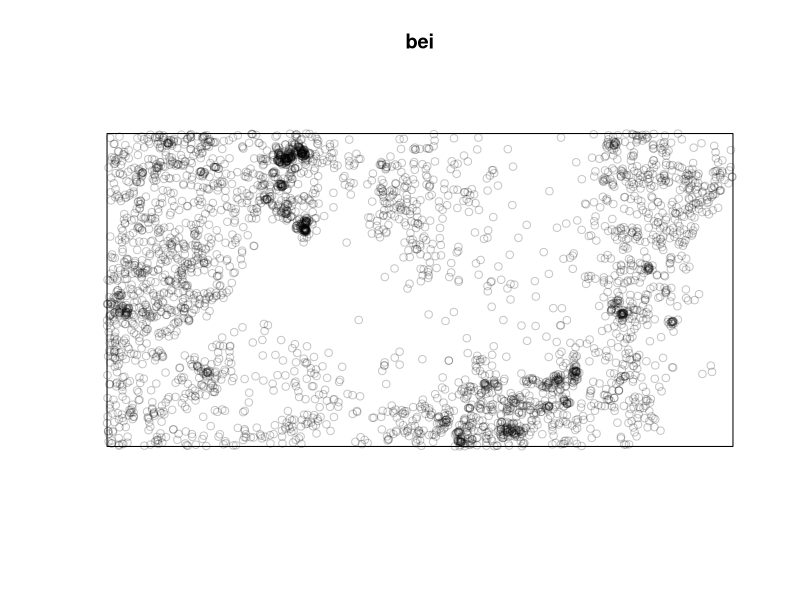
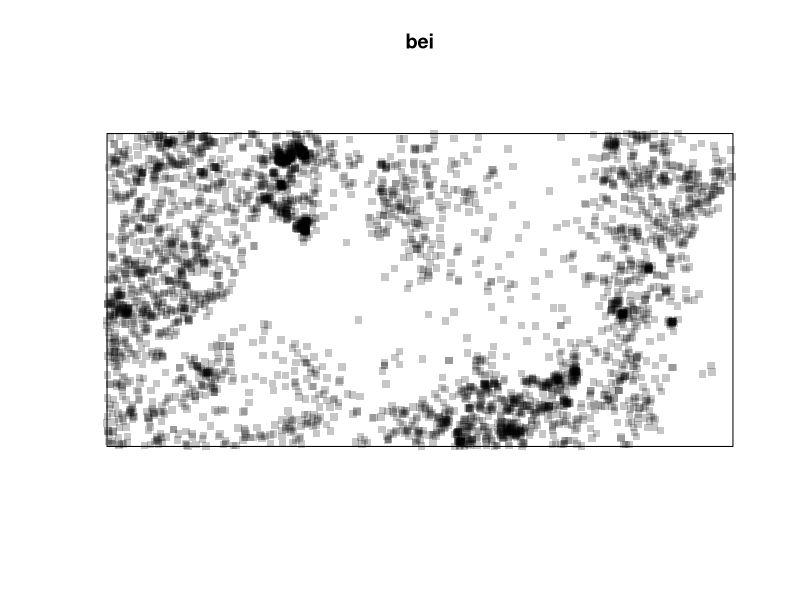
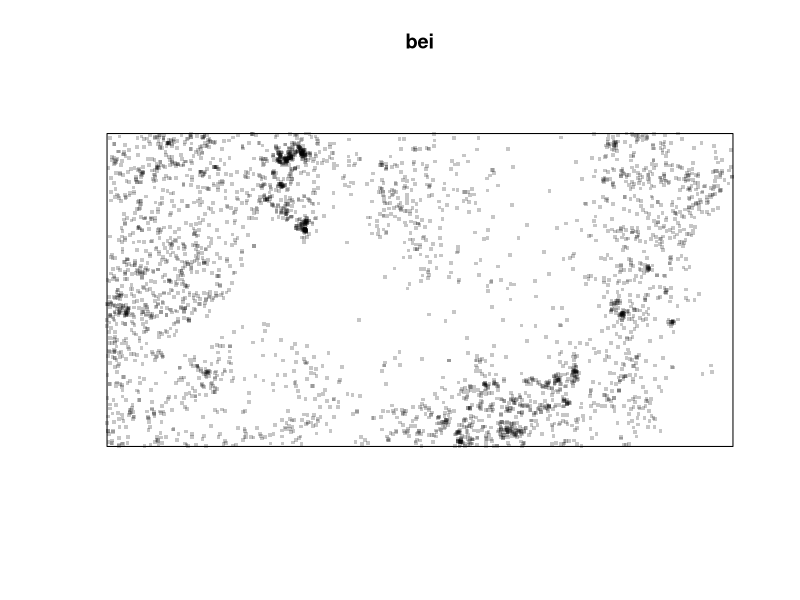
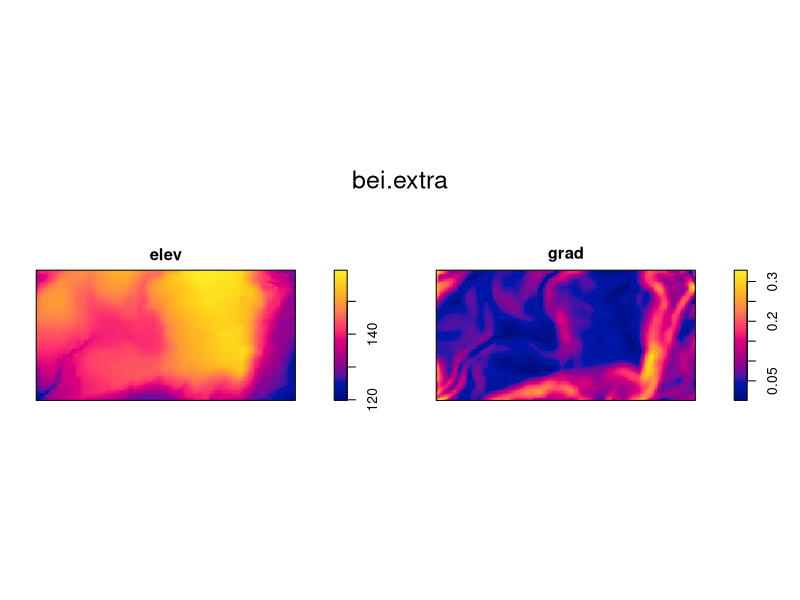
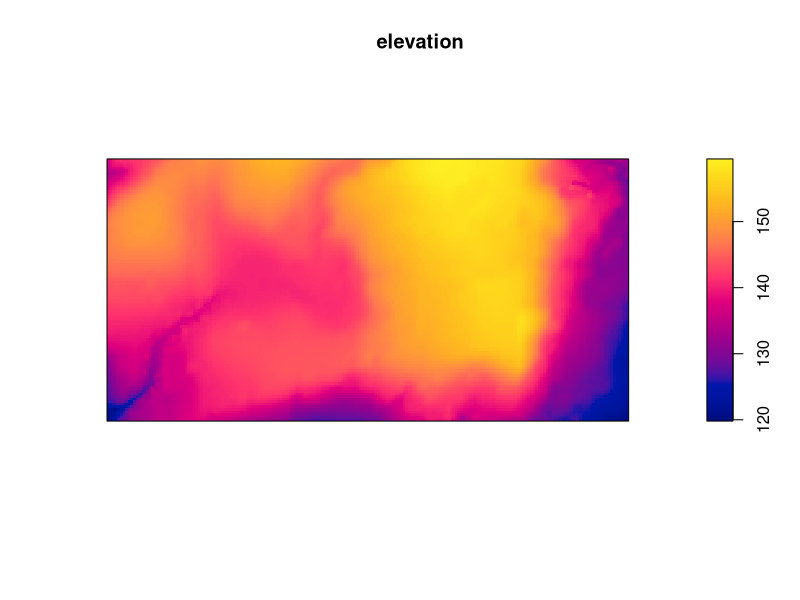
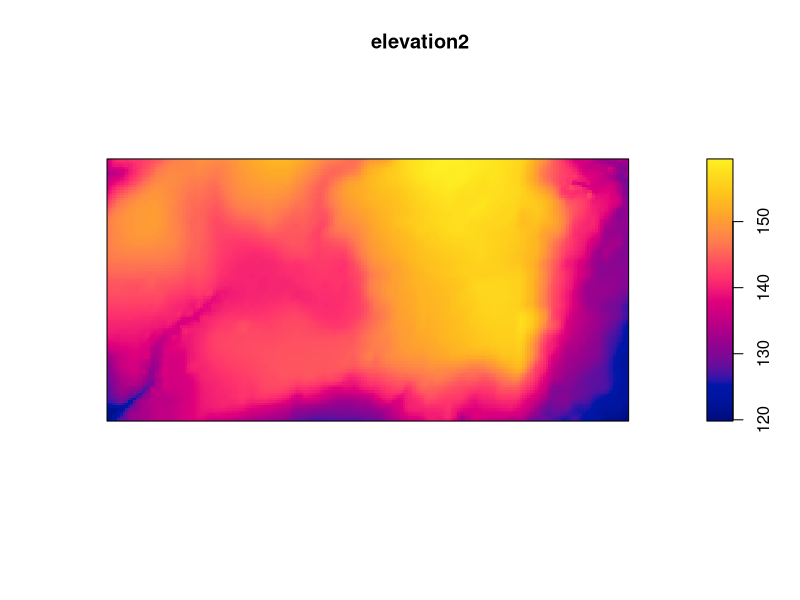
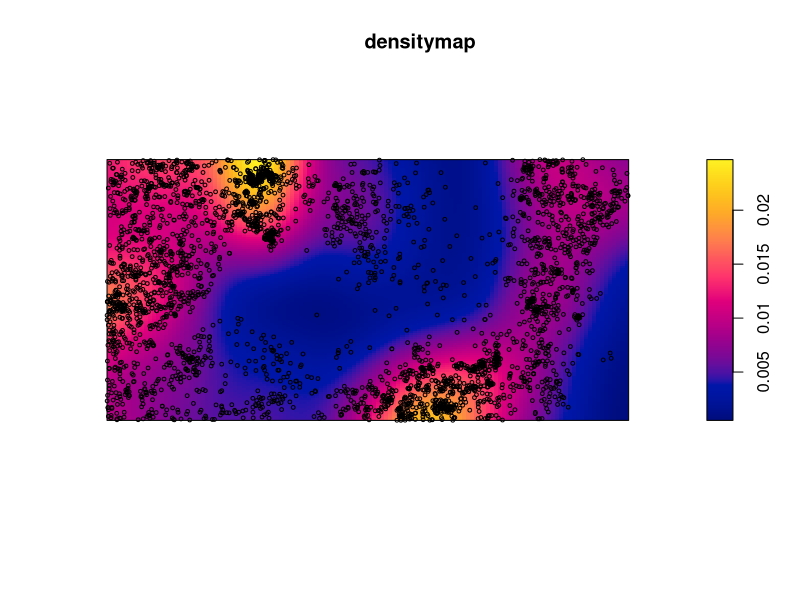
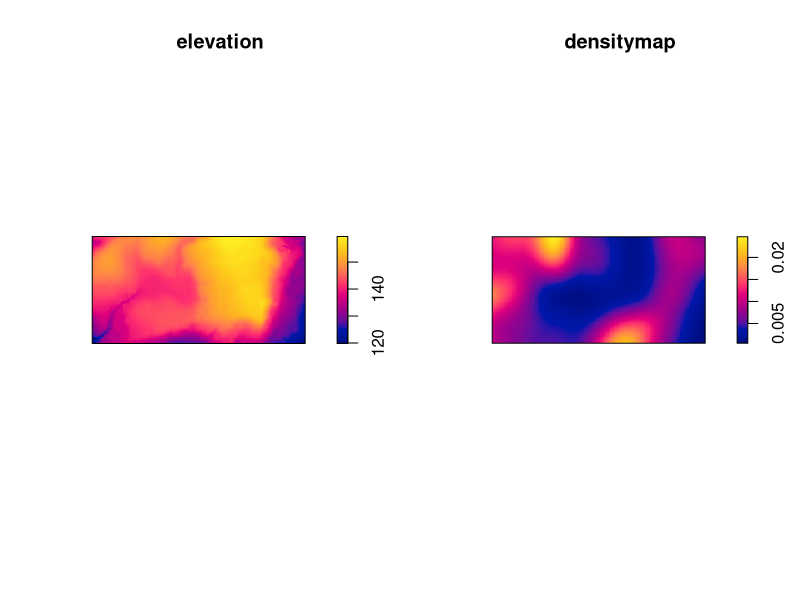

Source code (R) for these figures, in order:
# R code for population density

# Installing packages
# intsall.packages("spatstat")

# Using the package(s)
library(spatstat)

# Recall the data
bei

# Looking at the points in space
plot(bei)

# Changing the pch: pch here indicates this--> pch 15 equals to a solid square
#And when we set it to 15, it tells R to visualize each tree as a square while we plot it

plot(bei, pch=15)

# Decreasing the dimension
plot(bei, pch=15, cex=.5)

# Drivers
bei.extra

# Plotting variables
plot(bei.extra)

# Subsetting a dataset: NEW CONCEPT!
# There are two different methods to make a subset:
# first: name of the variable and the $ symbol
# second: number of the layer and [] for tables, [[]] for map layers

elevation <- bei.extra$elev
# output
elevation

# Plot elevation
plot(elevation)

# Subset by the number of the layer/variable
elevation2 <- bei.extra[[1]]

# In case bei.extra was a table: bei.extra[1]

# Plot the new object
plot(elevation2)

# Creating our first map!
densitymap <- density(bei)

# Output
densitymap

# Plot the result
plot(densitymap)

# Plotting the points ontop of the density map
points(bei, cex=.5)

# New concept!: MULTIFRAME!
# Creating the multiframe
par(mfrow=c(1,2))
plot(elevation)
plot(densitymap)

# Exercise: Put the elevation map ontop of the densitymap
par(mfrow=c(2,1))
plot(elevation)
plot(densitymap)

# If you get any graphical ussue here is your friend:
# dev.off()

# Change colors in our maps
cl <- colorRampPalette(c("blue", "green", "red"))

# Plot the density map and change its color thanks to cl
plot(densitymap, col=cl)

# Change colors in our maps
cl <- colorRampPalette(c("magenta1", "green", "mediumpurple"))
plot(densitymap, col=cl)

# Nuances
cl3 <- colorRampPalette(c("magenta1", "green", "mediumpurple"))(3)
plot(densitymap, col=cl3)

cl10 <- colorRampPalette(c("magenta1", "green", "mediumpurple"))(10)
plot(densitymap, col=cl10)

cl100 <- colorRampPalette(c("magenta1", "green", "mediumpurple"))(100)
plot(densitymap, col=cl100)

# Exercise: make a multiframe with the map with 10 nuances ontop of that with 100
par(mfrow=c(2,1))
plot(densitymap, col=cl10)
plot(densitymap, col=cl100)

# R colors are here:
# https://r-charts.com/colors/
